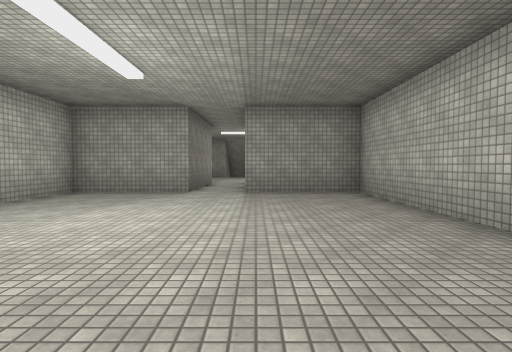
[1] (above)

19 first-person views from a walk through a 3-D level made in the Unity game engine. The camera is 1.3 m above the floor, tilts 2° down and sees 80° across. The floor is counted in squares, 2 m on a side. Each view is taken from the middle of a square. On the plan, view 1 faces up. The plan holds only what a view shows up to about 10 squares ahead; the rest is blank. The place goes on beyond the plan. The player is left out. Some animated figures are not drawn. Door leaves are left out, so doorways stand open. Some surface patterns are stand-ins.

[2]
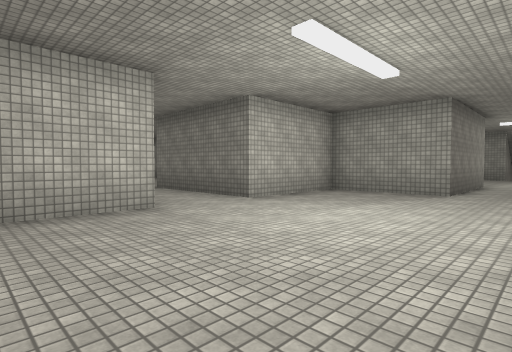

[3]
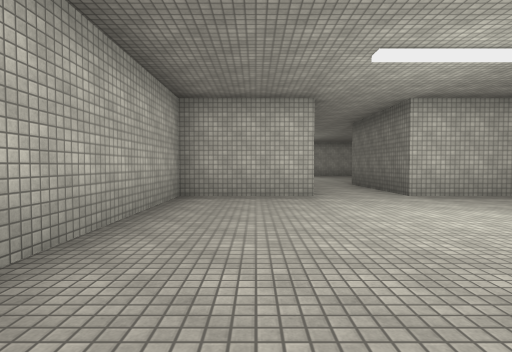

[4]
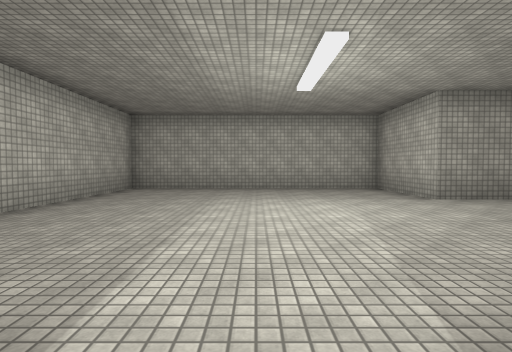

[5]
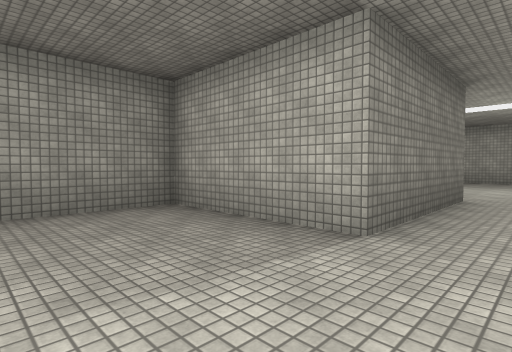

[6]
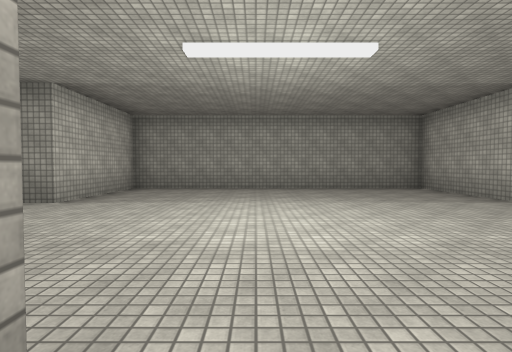

[7]
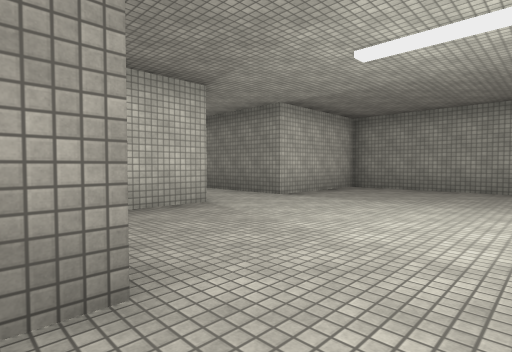

[8]
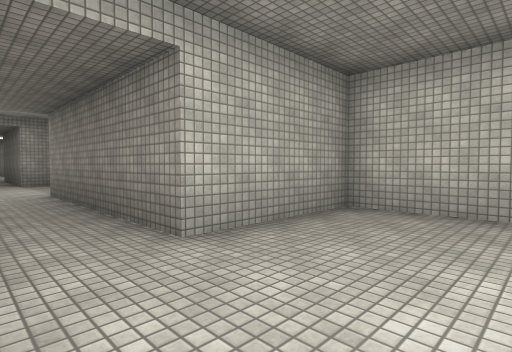

[9]
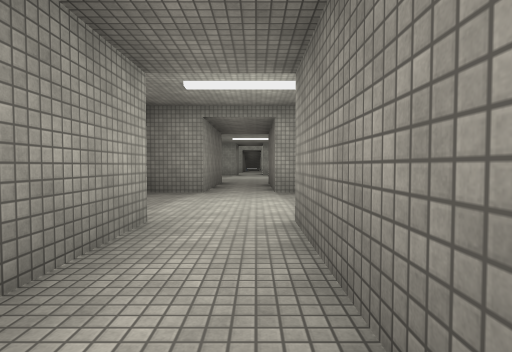

[10]
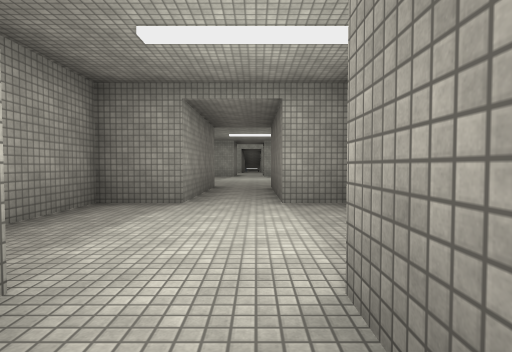

[11]
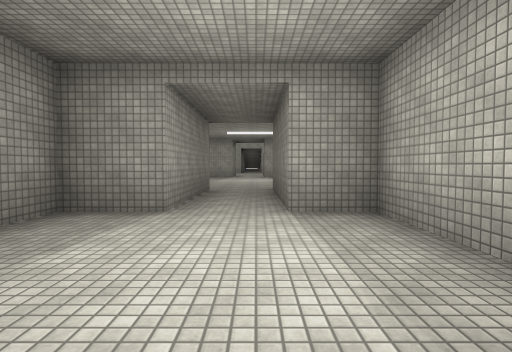

[12]
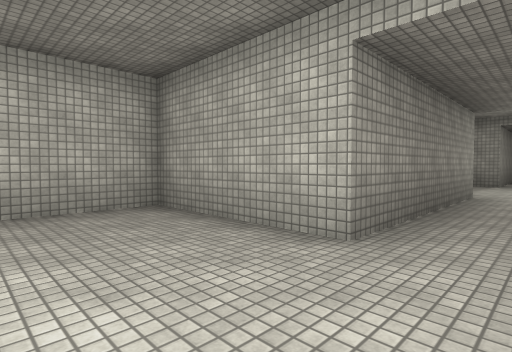

[13]
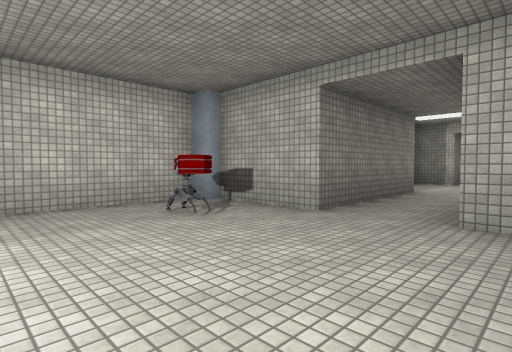

[14]
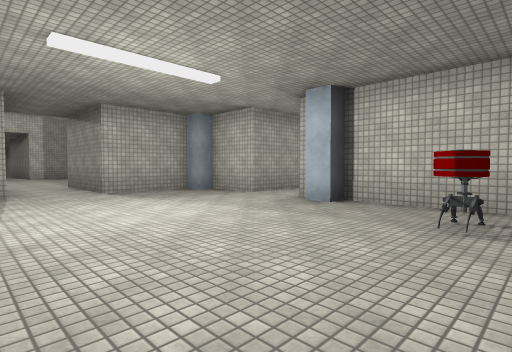

[15]
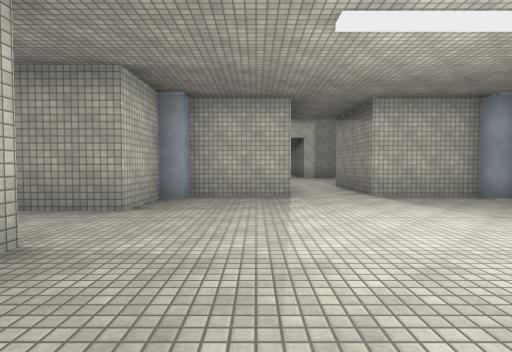

[16]
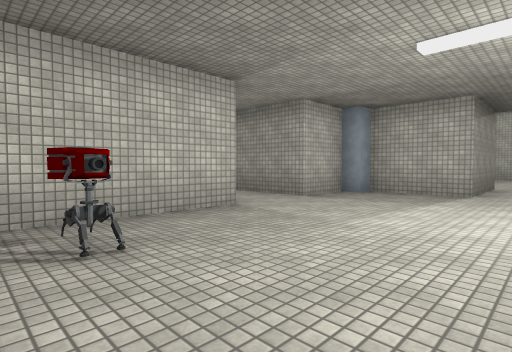

[17]
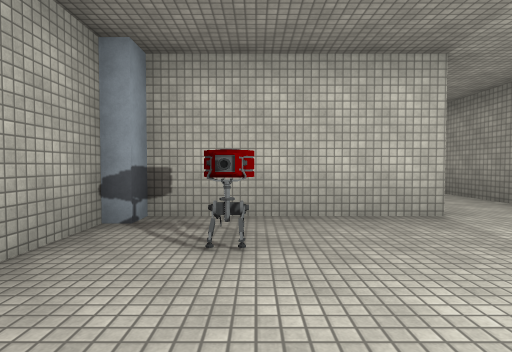

[18]
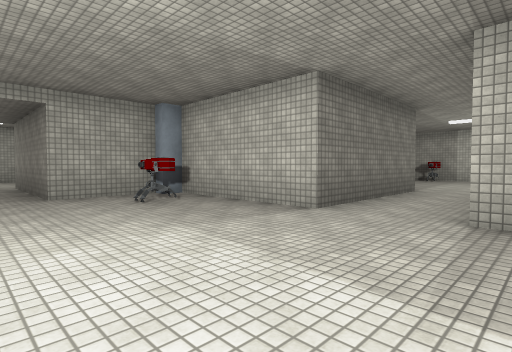

[19]
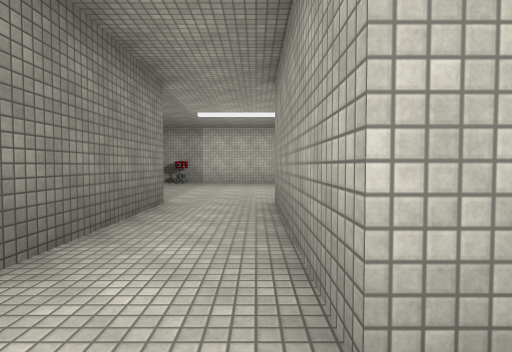

### Floor plan
Points are (right, up) in squares from view 1. A wall is a line through its corners. A room is listed if a view was taken in it or the views show most of it. See-through windows are left out.
Room 1 (views 1, 2, 3, 4)
walls: (-4.4, 2.2) (-4.4, -0.6) (2.5, -0.6) (2.5, 7.4) (-0.4, 7.4); (-1.6, 8.5) (-1.6, 7.4) (-4.4, 7.4) (-4.4, 4.2)
ways out: opening at (-5, 3) to room 2
Room 2 (views 5, 8, 12)
walls: (-11.7, -0.4) (-8.3, -0.4) (-8.3, 1.6); (-16.5, 2.2) (-16.5, -0.4) (-13.5, -0.4); (-5.9, 2.2) (-4.4, 2.2); (-4.4, 4.2) (-8.3, 4.2) (-8.3, 7.6) (-16.5, 7.6) (-16.5, 4.2)
ways out: opening at (-5, 3) to room 1; opening at (-12.5, -1) to room 3; opening at (-17, 3)
Room 3 (views 6, 7, 9, 10, 11)
walls: (-14.7, -7) (-14.7, -9.3) (-13.5, -9.3) (-13.5, -13.3); (-11.7, -5.6) (-11.7, -0.4); (-11.7, -13.3) (-11.7, -9.3) (-10.2, -9.3) (-10.2, -7.2); (-13.5, -0.4) (-13.5, -5.6)
ways out: opening at (-12.5, -1) to room 2; open door at (-12.5, -13) to room 4
Room 4 (views 13, 14, 15, 16, 17, 18, 19)
walls: (-15.7, -16.9) (-15.7, -17.5); (-9.1, -20.9) (-9.1, -19.3) (-4.8, -19.3); (-16.2, -19.3) (-16.2, -20.9); (-15.7, -20.9) (-15.7, -21.5) (-13.5, -21.5) (-13.5, -24.4); (-13.5, -13.3) (-15.8, -13.3); (-9.5, -13.3) (-11.7, -13.3); (-16.2, -13.6) (-16.2, -16.9); (-11.7, -24.4) (-11.7, -21.5) (-9.6, -21.5) (-9.6, -20.9); (-4.8, -17.4) (-9.1, -17.4) (-9.1, -13.6)
ways out: open door at (-12.5, -13) to room 3; opening at (-17, -19); opening at (-4.5, -18.5); open door at (-12.5, -24)
objects: other object (-15, -15) to (-14, -15); other object (-10, -15)

Where each view was taken, in squares from view 1:
view 1: 0 up, 0 right, facing up
view 2: 0 up, 0 right, facing up-left
view 3: 1 up, 2 right, facing left
view 4: 8 up, 1 left, facing down
view 5: 3 up, 11 left, facing up-right
view 6: 1 down, 13 left, facing up
view 7: 1 down, 12 left, facing up-left
view 8: 2 up, 12 left, facing down-left
view 9: 2 down, 13 left, facing down
view 10: 4 down, 13 left, facing down
view 11: 5 down, 13 left, facing down
view 12: 2 up, 13 left, facing down-right
view 13: 17 down, 11 left, facing up-left
view 14: 14 down, 11 left, facing down-left
view 15: 15 down, 11 left, facing down
view 16: 14 down, 13 left, facing down-right
view 17: 15 down, 13 left, facing right
view 18: 20 down, 13 left, facing up-right
view 19: 19 down, 10 left, facing right
